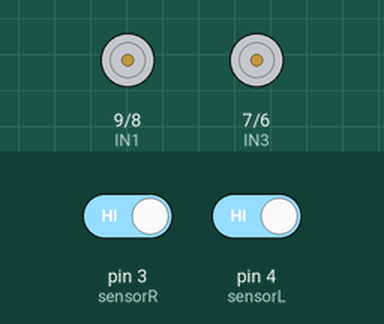
This sketch was run on a simulated Arduino Uno, built with avr-gcc and run on an emulated ATmega328P. Shown: motor-driver pin pairs drawn as motors (green arrow = first pin HIGH = forward, orange = second pin HIGH = backward, longer = more drive, scaled by the enable pin). Inputs (shaded band) come from the test bench; at power-on: pin 3 (sensorR) HIGH, pin 4 (sensorL) HIGH.

Above: at 1.2 s.
1.3 s: pin 3 (sensorR) driven LOW
At 1.6 s:
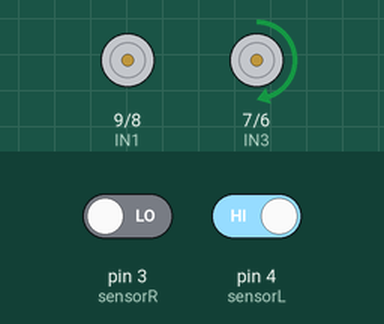
2.8 s: pin 4 (sensorL) driven LOW
At 3.9 s:
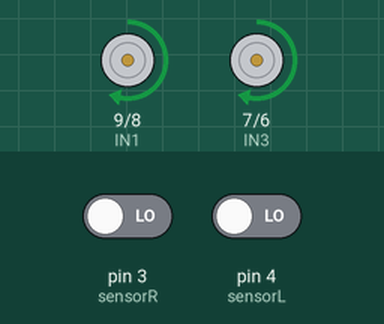
4.3 s: pin 3 (sensorR) driven HIGH
At 5.1 s:
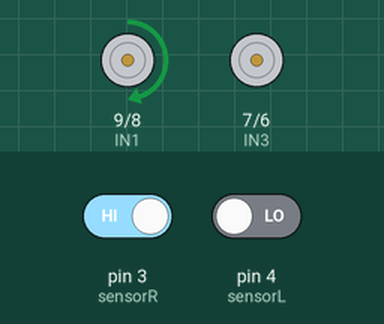
Timing chart, 0 to 7.3 s (numbered marks = the images above; inputs shaded):
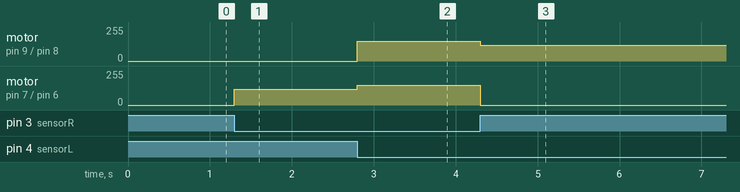

The sketch:

sketch_oct4a.ino
```cpp
#define speedL 10
#define IN1 9
#define IN2 8
#define IN3 7
#define IN4 6
#define speedR 5
#define sensorL 4
#define sensorR 3
int sl=0;
int sr=0;
void setup() {
for (int i=5; i<=10; i++)
{
pinMode (i, OUTPUT);
}
pinMode (sensorR, INPUT);
pinMode (sensorL, INPUT);
}
void forward()
{
digitalWrite (IN1, HIGH);
digitalWrite (IN2, LOW);
digitalWrite (IN3, HIGH);
digitalWrite (IN4, LOW);
analogWrite (speedL, 150);
analogWrite (speedR, 150);
}
void backward()
{
digitalWrite (IN1, LOW);
digitalWrite (IN2, HIGH);
digitalWrite (IN3, LOW);
digitalWrite (IN4, HIGH);
analogWrite (speedL, 150);
analogWrite (speedR, 150);
}
void left()
{
digitalWrite (IN1, LOW);
digitalWrite (IN2, LOW);
digitalWrite (IN3, HIGH);
digitalWrite (IN4, LOW);
analogWrite (speedL, 0);
analogWrite (speedR, 120);
}
void right()
{
digitalWrite (IN1, HIGH);
digitalWrite (IN2, LOW);
digitalWrite (IN3, LOW);
digitalWrite (IN4, LOW);
analogWrite (speedL, 120);
analogWrite (speedR, 0);
}
void stopp()
{
digitalWrite (IN1, LOW);
digitalWrite (IN2, LOW);
digitalWrite (IN3, LOW);
digitalWrite (IN4, LOW);
analogWrite (speedL, 0);
analogWrite (speedR, 0);
}

void loop() {
sl=digitalRead (sensorL);
sr=digitalRead (sensorR);
if (sl==0&&sr==0) {
forward();}
else if (sl==0&&sr==1){
right();}
else if (sl==1&&sr==0){
left();}
else if (sl==1&&sr==1){
stopp();}
}
```

Measured:
- after the input at 1.3 s, motor on pin 7 (IN3) / pin 6 (IN4): stopped → forward 120/255 at once
- after the input at 2.8 s, motor on pin 9 (IN1) / pin 8 (IN2): stopped → forward 150/255 at once; motor on pin 7 (IN3) / pin 6 (IN4): forward 120/255 → forward 150/255 at once
- after the input at 4.3 s, motor on pin 9 (IN1) / pin 8 (IN2): forward 150/255 → forward 120/255 at once; motor on pin 7 (IN3) / pin 6 (IN4): forward 150/255 → stopped at once
